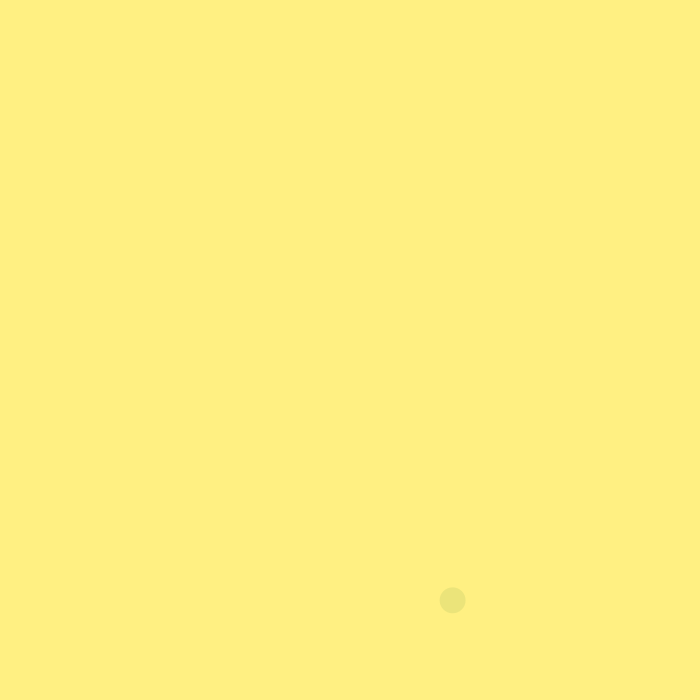
Frame 1 (no input)
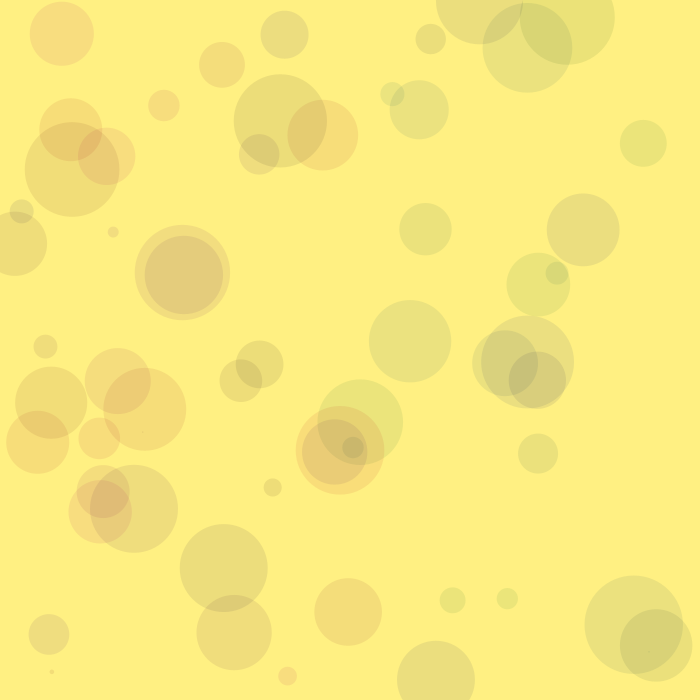
Frame 60 (the mouse pressed at the canvas centre just before this capture)
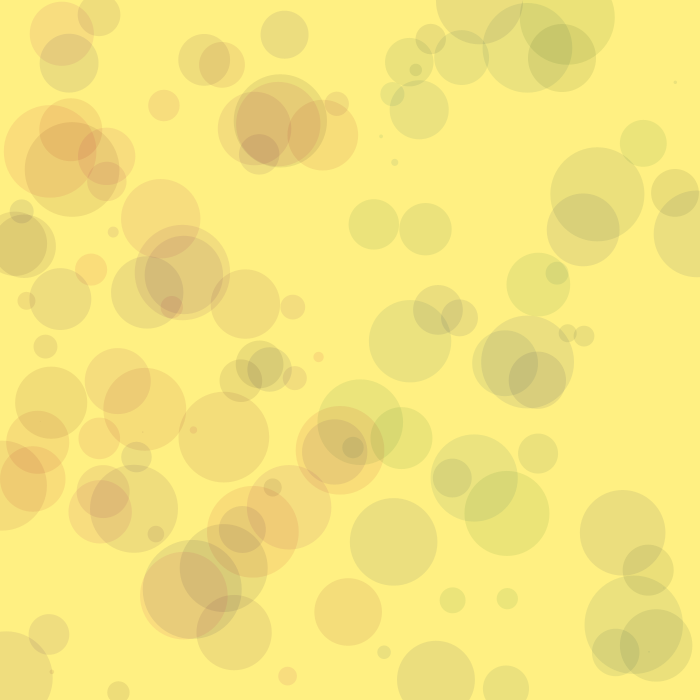
Frame 120 (the mouse held since frame 60 and released just before this capture)

The Processing sketch that drew these frames (run headless with seeded random() and noise(); from frame 60 on, the mouse is pressed at the canvas centre):

// Processing sketch: basic_7
// ── basic_7.pde
void setup() {
	size(700,700);
	background(255,240,130);
	
	// frameRate(2);
}

void draw() {
	noStroke();
	float randXLoc = random(700);
	float randDiam = random(100);

	if(randXLoc>350){
		fill(0,random(100),random(100),20);		
	} else{
		fill(random(200),0,random(100),20);
	}

	ellipse(randXLoc, random(700), randDiam, randDiam);

}

void keyReleased(){
  if(key=='s' || key=='S'){
    save("image-" + frameCount + ".jpeg");
  }
}
